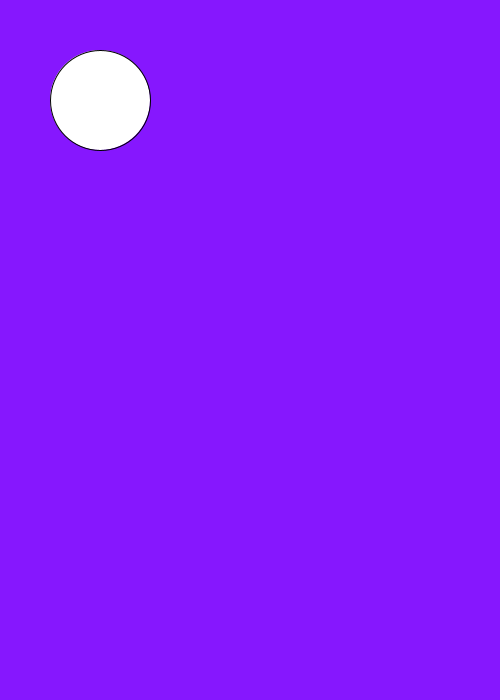
Frame 1 (no input)
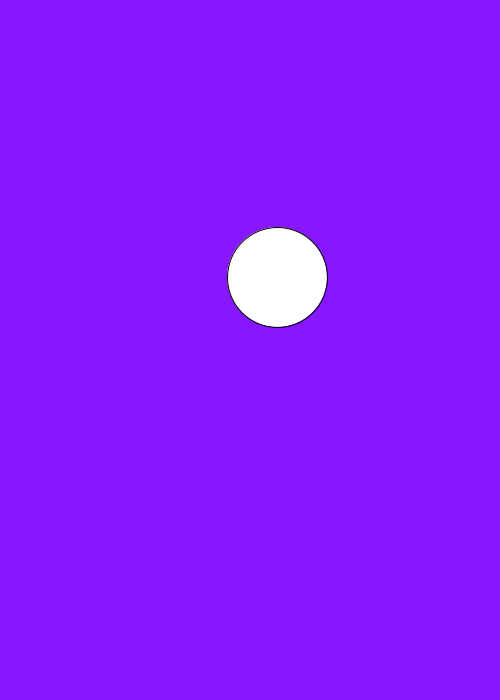
Frame 60 (the mouse pressed at the canvas centre just before this capture)
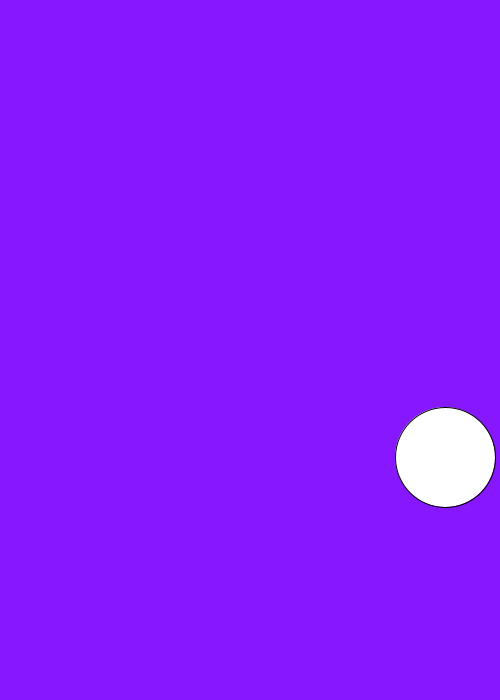
Frame 120 (the mouse held since frame 60 and released just before this capture)

The Processing sketch that drew these frames (run headless with seeded random() and noise(); from frame 60 on, the mouse is pressed at the canvas centre):

// Processing sketch: Proj1_step1
// ── Proj1_step1.pde
float posX = 100.0;
float posY = 100.0;
float velX = 3;
float velY = 3;

float radius = 50;
//boolean dirX = true; //true means left

//runs before the main loop
// in preparation
void setup(){
  size(500, 700);
  
}

//this is the main loop
void draw(){
  background(134, 23, 254);
  circle(posX, posY, radius * 2);
  
  if( posX + radius >= width || posX - radius <= 0 ) {
    velX *= -1;
  }
  posX += velX;
  
  if( posY + radius >= height || posY - radius <= 0 ) {
    velY *= -1;
  }
  posY += velY;
}
